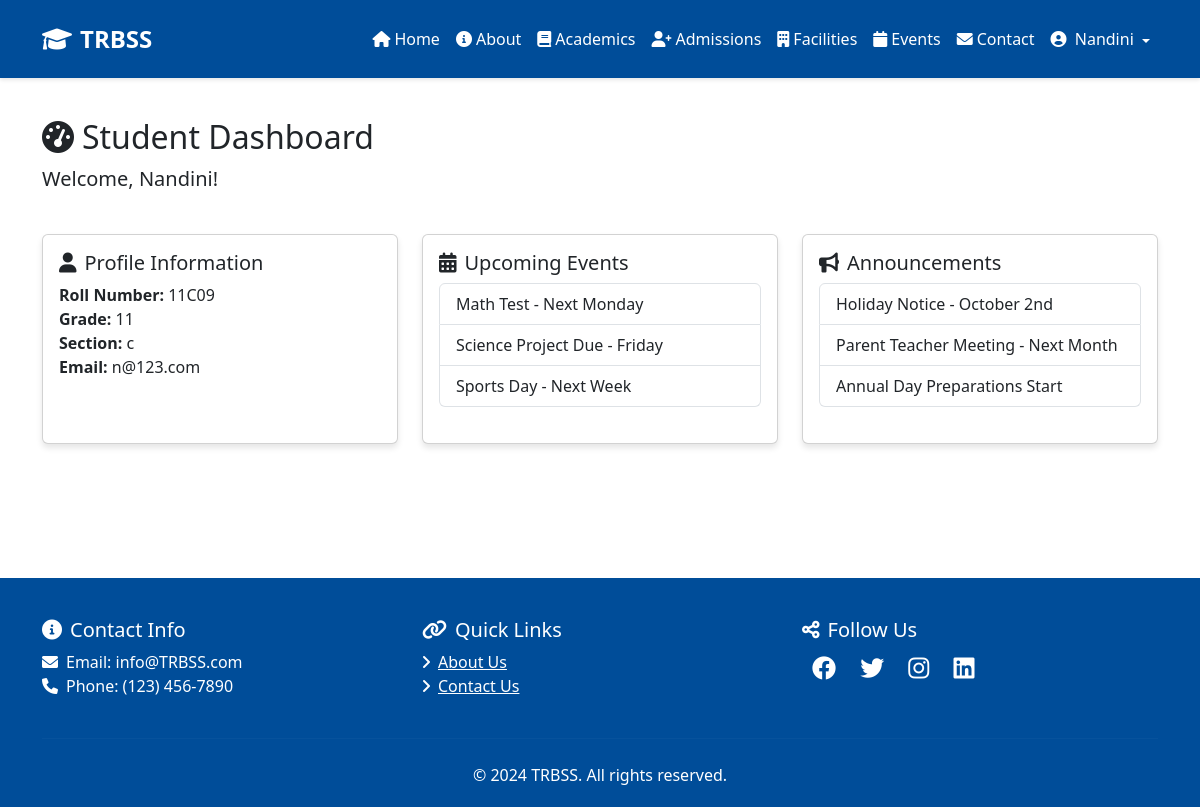
Page /student/dashboard/ (signed in) on the committed database.
### main/models.py (models this page shows)
class User(AbstractUser):
    is_student = models.BooleanField(default=False)
    is_teacher = models.BooleanField(default=False)
    phone = models.CharField(max_length=15, blank=True)
    address = models.TextField(blank=True)

class Student(models.Model):
    user = models.OneToOneField(User, on_delete=models.CASCADE, primary_key=True)
    roll_number = models.CharField(max_length=20, unique=True)
    grade = models.CharField(max_length=10)
    section = models.CharField(max_length=1)
    parent_name = models.CharField(max_length=100)
    parent_phone = models.CharField(max_length=15)

### main/views.py (the view)
# urls.py: path('student/dashboard/', views.student_dashboard, name='student_dashboard'),
@login_required
def student_dashboard(request):
    if not request.user.is_student:
        messages.error(request, 'You do not have access to the student dashboard.')
        return redirect('home')
    context = {
        'student': request.user.student,
        'notices': Notice.objects.filter(
            is_active=True,
            for_students=True
        ).order_by('-date')[:5],
        'upcoming_events': Event.objects.filter(
            is_active=True,
            date__gte=timezone.now()
        )[:3]
    }
    return render(request, 'main/student_dashboard.html', context)

### main/templates/main/student_dashboard.html (shortened to what this page needs)
{% extends 'main/base.html' %}
{% block content %}
<div class="container">
    <div class="row mb-4">
        <div class="col-md-12">
            <h2><i class="fas fa-tachometer-alt me-2"></i>Student Dashboard</h2>
            <p class="lead">Welcome, {{ request.user.username }}!</p>
        </div>
    </div>
    <div class="row">
        <div class="col-md-4 mb-4">
            <div class="card h-100">
                <div class="card-body">
                    <h5 class="card-title"><i class="fas fa-user me-2"></i>Profile Information</h5>
                    <ul class="list-unstyled">
                        <li><strong>Roll Number:</strong> {{ request.user.student.roll_number }}</li>
                        <li><strong>Grade:</strong> {{ request.user.student.grade }}</li>
                        <li><strong>Section:</strong> {{ request.user.student.section }}</li>
                        <li><strong>Email:</strong> {{ request.user.email }}</li>
                    </ul>
                </div>
            </div>
        </div>
        <div class="col-md-4 mb-4">
            <div class="card h-100">
                <div class="card-body">
                    <h5 class="card-title"><i class="fas fa-calendar-alt me-2"></i>Upcoming Events</h5>
                    <ul class="list-group">
                        <li class="list-group-item">Math Test - Next Monday</li>
                        <li class="list-group-item">Science Project Due - Friday</li>
                        <li class="list-group-item">Sports Day - Next Week</li>
                    </ul>
                </div>
            </div>
        </div>
        <div class="col-md-4 mb-4">
            <div class="card h-100">
                <div class="card-body">
                    <h5 class="card-title"><i class="fas fa-bullhorn me-2"></i>Announcements</h5>
                    <ul class="list-group">
                        <li class="list-group-item">Holiday Notice - October 2nd</li>
                        <li class="list-group-item">Parent Teacher Meeting - Next Month</li>
                        <li class="list-group-item">Annual Day Preparations Start</li>
                    </ul>
                </div>
            </div>
        </div>
    </div>
</div>
{% endblock %}

### main/templates/main/base.html (shortened to what this page needs)
<!DOCTYPE html>
<html>
<head>
    <link href="https://cdn.jsdelivr.net/npm/bootstrap@5.3.0/dist/css/bootstrap.min.css" rel="stylesheet">
    <link rel="stylesheet" href="https://cdnjs.cloudflare.com/ajax/libs/font-awesome/6.0.0/css/all.min.css">
</head>
<body>
    <nav class="navbar navbar-expand-lg navbar-dark">
        <div class="container">
            <a class="navbar-brand" href="{% url 'home' %}">
                <i class="fas fa-graduation-cap me-2"></i>TRBSS
            </a>
            <div class="collapse navbar-collapse" id="navbarNav">
                <ul class="navbar-nav ms-auto mb-2 mb-lg-0">
                    <li class="nav-item">
                        <a class="nav-link" href="{% url 'home' %}">
                            <i class="fas fa-home me-1"></i>Home
                        </a>
                    </li>
                    <li class="nav-item">
                        <a class="nav-link" href="{% url 'about' %}">
                            <i class="fas fa-info-circle me-1"></i>About
                        </a>
                    </li>
                    <li class="nav-item">
                        <a class="nav-link" href="{% url 'academics' %}">
                            <i class="fas fa-book me-1"></i>Academics
                        </a>
                    </li>
                    <li class="nav-item">
                        <a class="nav-link" href="{% url 'admissions' %}">
                            <i class="fas fa-user-plus me-1"></i>Admissions
                        </a>
                    </li>
                    <li class="nav-item">
                        <a class="nav-link" href="{% url 'facilities' %}">
                            <i class="fas fa-building me-1"></i>Facilities
                        </a>
                    </li>
                    <li class="nav-item">
                        <a class="nav-link" href="{% url 'events' %}">
                            <i class="fas fa-calendar me-1"></i>Events
                        </a>
                    </li>
                    <li class="nav-item">
                        <a class="nav-link" href="{% url 'contact' %}">
                            <i class="fas fa-envelope me-1"></i>Contact
                        </a>
                    </li>
                    {% if user.is_authenticated %}
                        <li class="nav-item dropdown">
                            <a class="nav-link dropdown-toggle" href="#" id="navbarDropdown" role="button" data-bs-toggle="dropdown">
                                <i class="fas fa-user-circle me-1"></i>
                                {{ user.username }}
                            </a>
                        </li>
                    {% endif %}
                </ul>
            </div>
        </div>
    </nav>
    <div class="main-content">
        {% block content %}
        {% endblock %}
    </div>
    <footer class="footer">
        <div class="container">
            <div class="row">
                <div class="col-md-4">
                    <h5><i class="fas fa-info-circle me-2"></i>Contact Info</h5>
                    <p>
                        <i class="fas fa-envelope me-2"></i>Email: info@TRBSS.com<br>
                        <i class="fas fa-phone me-2"></i>Phone: (123) 456-7890
                    </p>
                </div>
                <div class="col-md-4">
                    <h5><i class="fas fa-link me-2"></i>Quick Links</h5>
                    <ul class="list-unstyled">
                        <li><a href="{% url 'about' %}" class="text-white"><i class="fas fa-angle-right me-2"></i>About Us</a></li>
                        <li><a href="{% url 'contact' %}" class="text-white"><i class="fas fa-angle-right me-2"></i>Contact Us</a></li>
                    </ul>
                </div>
                <div class="col-md-4">
                    <h5><i class="fas fa-share-alt me-2"></i>Follow Us</h5>
                    <div class="social-links">
                        <a href="#"><i class="fab fa-facebook"></i></a>
                        <a href="#"><i class="fab fa-twitter"></i></a>
                        <a href="#"><i class="fab fa-instagram"></i></a>
                        <a href="#"><i class="fab fa-linkedin"></i></a>
                    </div>
                </div>
            </div>
            <hr class="mt-4 mb-4" style="border-color: rgba(255,255,255,0.1);">
            <div class="text-center">
                <p class="mb-0">&copy; 2024 TRBSS. All rights reserved.</p>
            </div>
        </div>
    </footer>
</body>
</html>

### main/templates/main/base.html (style rules this page uses)
:root { --primary-color: #004d99; --secondary-color: #f8f9fa; }
.navbar { background-color: var(--primary-color); padding: 1rem 0; box-shadow: 0 2px 4px rgba(0,0,0,0.1); }
.navbar-brand { font-size: 1.5rem; font-weight: bold; }
.navbar-brand, .nav-link { color: white !important; transition: color 0.3s ease; }
.footer { background-color: var(--primary-color); color: white; padding: 40px 0 20px; position: relative; bottom: 0; width: 100%; }
.main-content { min-height: calc(100vh - 300px); padding: 40px 0; }
.card { transition: transform 0.3s ease; margin-bottom: 20px; box-shadow: 0 4px 6px rgba(0,0,0,0.1); }
.social-links a { color: white; margin: 0 10px; font-size: 1.5rem; transition: color 0.3s ease; }
.nav-item .dropdown-toggle::after { vertical-align: middle; }
.navbar-nav .nav-link { padding: 0.5rem 1rem; }

### rows in the picture
User: username "Nandini", user.username "Nandini", user.student.roll_number "11C09", user.student.grade "11", user.student.section "c", user.email "n@123.com"
